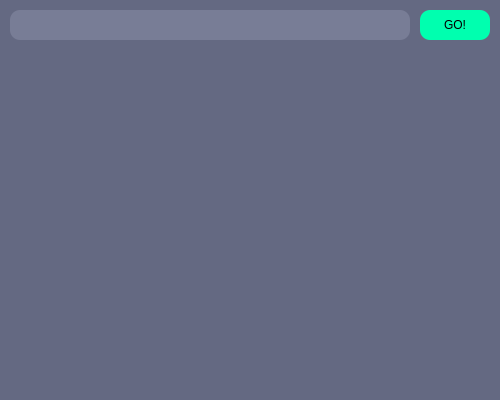
<?xml version="1.0" encoding="UTF-8"?>
<ui version="4.0">
 <class>MainWindow</class>
 <widget class="QMainWindow" name="MainWindow">
  <property name="geometry">
   <rect>
    <x>0</x>
    <y>0</y>
    <width>500</width>
    <height>400</height>
   </rect>
  </property>
  <property name="windowTitle">
   <string>MainWindow</string>
  </property>
  <property name="styleSheet">
   <string notr="true">#MainWindow {
    background-color: rgb(100, 105, 130);
}

#question {
    background-color: rgb(120, 125, 150);
    border-radius: 10px;
    color: white;
    padding-left: 5px;
    padding-right: 5px;
    font-size: 14px;
}

#go {
    background-color: rgb(0, 255, 175);
    border-radius: 10px;
}

#go::hover {
    background-color: rgb(0, 205, 155);
    border-radius: 10px;
}

#go::pressed {
    background-color: rgb(0, 175, 125);
    border-radius: 10px;
}

#answer {
    color: white;
    font-size: 14px;
}</string>
  </property>
  <widget class="QWidget" name="centralwidget">
   <widget class="QLabel" name="answer">
    <property name="geometry">
     <rect>
      <x>10</x>
      <y>50</y>
      <width>480</width>
      <height>340</height>
     </rect>
    </property>
    <property name="text">
     <string/>
    </property>
    <property name="alignment">
     <set>Qt::AlignLeading|Qt::AlignLeft|Qt::AlignTop</set>
    </property>
   </widget>
   <widget class="QLineEdit" name="question">
    <property name="geometry">
     <rect>
      <x>10</x>
      <y>10</y>
      <width>400</width>
      <height>30</height>
     </rect>
    </property>
   </widget>
   <widget class="QPushButton" name="go">
    <property name="geometry">
     <rect>
      <x>420</x>
      <y>10</y>
      <width>70</width>
      <height>30</height>
     </rect>
    </property>
    <property name="cursor">
     <cursorShape>PointingHandCursor</cursorShape>
    </property>
    <property name="text">
     <string>GO!</string>
    </property>
   </widget>
  </widget>
  <widget class="QMenuBar" name="menubar">
   <property name="geometry">
    <rect>
     <x>0</x>
     <y>0</y>
     <width>500</width>
     <height>21</height>
    </rect>
   </property>
  </widget>
 </widget>
 <resources/>
 <connections/>
</ui>
